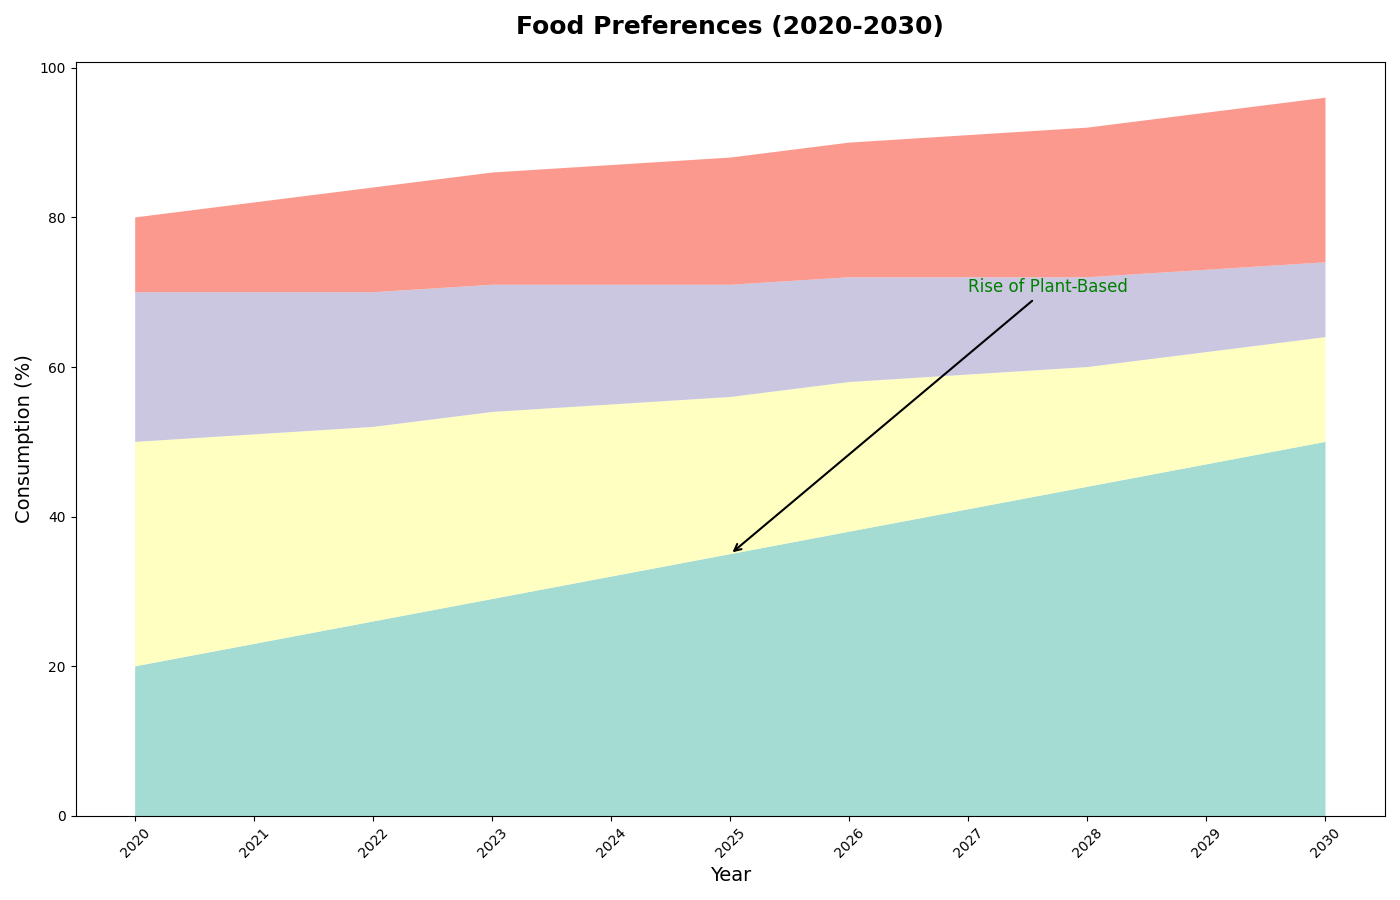

Reproduce this figure in Python.
import matplotlib.pyplot as plt
import numpy as np

years = np.arange(2020, 2031)

# Updated datasets for food categories
plant_based = np.array([20, 23, 26, 29, 32, 35, 38, 41, 44, 47, 50])
meat = np.array([30, 28, 26, 25, 23, 21, 20, 18, 16, 15, 14])
dairy = np.array([20, 19, 18, 17, 16, 15, 14, 13, 12, 11, 10])
processed_food = np.array([10, 12, 14, 15, 16, 17, 18, 19, 20, 21, 22])

fig, ax = plt.subplots(figsize=(14, 9))

# Stacked area plot
ax.stackplot(years, plant_based, meat, dairy, processed_food,
             colors=['#8DD3C7', '#FFFFB3', '#BEBADA', '#FB8072'], alpha=0.8)

ax.set_title("Food Preferences (2020-2030)", fontsize=18, fontweight='bold', pad=20)
ax.set_xlabel('Year', fontsize=14)
ax.set_ylabel('Consumption (%)', fontsize=14)

ax.set_xticks(np.arange(2020, 2031))
ax.tick_params(axis='x', rotation=45)

# Added milestone annotation
ax.annotate('Rise of Plant-Based', xy=(2025, 35), xytext=(2027, 70),
            arrowprops=dict(facecolor='black', arrowstyle='->', lw=1.5), fontsize=12, color='green')

plt.tight_layout()
plt.show()
